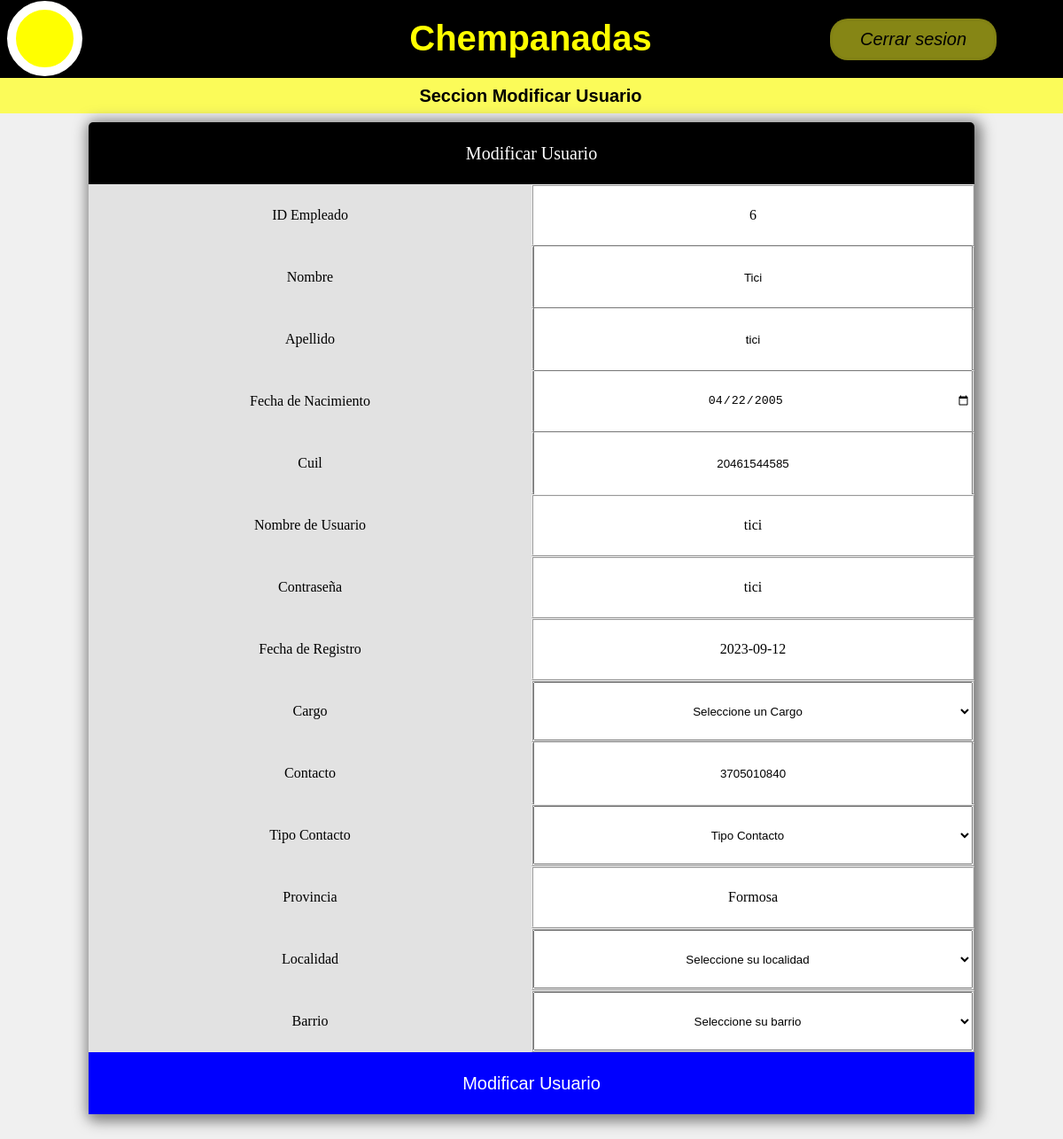
Page /vistas/actualizar-usuario.php?id=9 (signed in) on the committed database.
### tables this page shows
CREATE TABLE `empleados` (
  `id_empleado` int(11) NOT NULL,
  `id_persona` int(11) NOT NULL,
  `id_cargo` int(11) NOT NULL,
  `id_contacto` int(11) NOT NULL,
  `id_direccion` int(11) NOT NULL,
  `cuil` varchar(15) NOT NULL,
  `id_usuario` int(11) NOT NULL
);

CREATE TABLE `personas` (
  `id_persona` int(11) NOT NULL,
  `nombre_per` varchar(50) NOT NULL,
  `apellido` varchar(50) NOT NULL,
  `fecha_nac` date NOT NULL
);

CREATE TABLE `usuarios` (
  `id_usuario` int(11) NOT NULL,
  `nombre` varchar(16) NOT NULL,
  `contraseña` varchar(32) NOT NULL,
  `f_registro` date NOT NULL
);

CREATE TABLE `contactos` (
  `id_contacto` int(11) NOT NULL,
  `id_persona` int(11) NOT NULL,
  `id_tipo_contacto` int(11) NOT NULL,
  `valor` varchar(50) NOT NULL
);

CREATE TABLE `provincias` (
  `id_provincia` int(11) NOT NULL,
  `descripcion` varchar(20) NOT NULL,
  `codigo_postal` varchar(11) NOT NULL
);

### vistas/actualizar-usuario.php (the view, shortened to what this page needs)
<!DOCTYPE html>
<html lang="en">
<head>
    <link rel="stylesheet" href="/chempa/config/estilo.css" type="text/css">
</head>
<body>
    <?php
    include("nav.php");
    ?>
    <div class="opciones">
        <div>Seccion Modificar Usuario</div>
    </div>
    <form method="post">
        <?php
        include("../php/actualizar-usuario.php");
        ?>
        <div class="contenedor-general contenedor-detalle-usuario">
            <div class="titulo-general titulo-detalle-usuario">Modificar Usuario</div>
            <?php
            $id = $_GET['id'];
            $usuarios = "SELECT e.id_empleado,
        -- datos de la tabla persona
        e.id_persona, nombre_per, apellido, fecha_nac,
        -- datos de la tabla cargos
        e.id_cargo, c.descripcion,
        -- datos de la tabla contactos
        e.id_contacto, con.valor,
        con.id_tipo_contacto, tc.descripcion AS tipoContacto,
        -- datos de la tabla direccion
        e.id_direccion,
        d.id_barrio, b.nombre AS barrio,
        d.id_localidad, l.descripcion AS localidad, l.codigo_telefonico,
        d.id_provincia, prov.descripcion AS provincia, prov.codigo_postal,
        d.id_tipo_direccion, td.descripcion AS tipoDireccion,
        cuil,
        -- datos de la tabla usuarios
        e.id_usuario, u.nombre AS nombreUsuario, u.contraseña, u.f_registro
         FROM empleados e
         INNER JOIN personas p ON p.id_persona=e.id_persona
         INNER JOIN cargos c ON c.id_cargo=e.id_cargo
         INNER JOIN contactos con ON con.id_contacto = e.id_contacto
         INNER JOIN direcciones d ON d.id_direccion = e.id_direccion
         INNER JOIN usuarios u ON u.id_usuario = e.id_usuario
         INNER JOIN tipo_contactos tc ON tc.id_tipo_contacto = con.id_tipo_contacto
         INNER JOIN tipo_direcciones td ON td.id_tipo_direccion = d.id_tipo_direccion
         INNER JOIN barrios b ON b.id_barrio = d.id_barrio
         INNER JOIN localidades l ON l.id_localidad = d.id_localidad
         INNER JOIN provincias prov ON prov.id_provincia = d.id_provincia
          WHERE e.id_usuario='$id' ";
            $resultado = mysqli_query($conn, $usuarios);
            while ($row = mysqli_fetch_assoc($resultado)) { ?>
                <div class="header-general">ID Empleado</div>
                <div class="item-tabla">
                    <?php echo $row['id_empleado'] ?>
                </div>
                <div class="header-general">Nombre</div>
                <div class="item-tabla">
                    <input style="width:100%;height:100%;text-align:center;" type="text" name="nombre-persona"
                        value="<?php echo $row['nombre_per'] ?>">
                </div>
                <div class="header-general">Apellido</div>
                <div class="item-tabla">
                    <input style="width:100%;height:100%;text-align:center;" type="text" name="apellido-persona"
                        value="<?php echo $row['apellido'] ?>">
                </div>
                <div class="header-general">Fecha de Nacimiento</div>
                <div class="item-tabla">
                    <input style="width:100%;height:100%;text-align:center;" type="date" name="fecha-nacimiento"
                        value="<?php echo $row['fecha_nac'] ?>">
                </div>
                <div class="header-general">Cuil</div>
                <div class="item-tabla">
                    <input style="width:100%;height:100%;text-align:center;" type="text" name="cuil"
                        value="<?php echo $row['cuil'] ?>">
                </div>
                <div class="header-general">Nombre de Usuario</div>
                <div class="item-tabla">
                    <?php echo $row['nombreUsuario'] ?>
                </div>
                <div class="header-general">Contraseña</div>
                <div class="item-tabla">
                    <?php echo $row['contraseña'] ?>
                </div>
                <div class="header-general">Fecha de Registro</div>
                <div class="item-tabla">
                    <?php echo $row['f_registro'] ?>
                </div>
                <div class="header-general">Cargo</div>
                <div class="item-tabla">
                    <select class="" style="width:100%;height:100%;text-align:center;" name="cargo" required>
                        <option value="" disabled selected>Seleccione un Cargo</option>
                    </select>
                </div>
                <div class="header-general">Contacto</div>
                <div class="item-tabla">
                    <input style="width:100%;height:100%;text-align:center;" type="text" name="contacto"
                        value="<?php echo $row['valor'] ?>">
                </div>
                <div class="header-general">Tipo Contacto</div>
                <div class="item-tabla">
                    <select class="" style="width:100%;height:100%;text-align:center;" name="tipo-contacto" required>
                        <option value="" disabled selected>Tipo Contacto</option>
                    </select>
                </div>
                <div class="header-general">Provincia</div>
                <div class="item-tabla">
                    <?php echo $row['provincia'] ?>
                </div>
                <div class="header-general">Localidad</div>
                <div class="item-tabla">
                    <select class="" style="width:100%;height:100%;text-align:center;" name="localidad" required>
                        <option value="" disabled selected>Seleccione su localidad</option>
                    </select>
                </div>
                <div class="header-general">Barrio</div>
                <div class="item-tabla">
                    <select class="" style="width:100%;height:100%;text-align:center;" name="barrio" required>
                        <option value="" disabled selected>Seleccione su barrio</option>
                    </select>
                </div>
                <input class="titulo-detalle-usuario"
                    style="background:blue; color:white; border:none; font-size:20px; cursor: pointer;" type="submit"
                    name="enviar" value="Modificar Usuario">
            <?php } ?>
        </div>
    </form>
    <br>
</body>
</html>

### config/estilo.css (style rules this page uses)
body { background-color: #f0f0f0; }
.opciones { background-color: rgba(255, 255, 47, 0.775); height: 40px; padding-left: 9px; padding-right: 9px; margin-left: -10px; width: 100%; justify-content: space-evenly; color: rgb(0, 0, 0); display: flex; align-items: center; font-weight: bolder; font-size: 20px; font-family: 'Franklin Gothic Medium', 'Arial Narrow', Arial, sans-serif; }
.contenedor-general { background-color: #fff; display: grid; box-shadow: 3px 3px 15px 5px rgb(125, 125, 125); border-radius: 5px; }
.titulo-general { background-color: black; color: white; display: flex; justify-content: center; align-items: center; font-size: 20px; border-radius: 5px 5px 0px 0px; }
.header-general { background-color: #e2e2e2; }
.titulo-general, .header-general, .item-tabla { display: flex; justify-content: center; align-items: center; }
.item-tabla { border: 2px ridge; }
.contenedor-general.contenedor-detalle-usuario { width: 1000px; grid-template-columns: repeat(2, 1fr); grid-auto-rows: 70px; margin: 10px auto; }
.titulo-general.titulo-detalle-usuario { grid-column-start: 1; grid-column-end: 3; }
.titulo-detalle-usuario { grid-column-start: 1; grid-column-end: 3; }

### rows in the picture
empleados: id_empleado "6", nombre-persona "Tici", apellido-persona "tici", fecha-nacimiento "04/22/2005", cuil "20461544585", id_usuario.nombre "tici", id_usuario.contraseña "tici", id_usuario.f_registro "2023-09-12", contacto "3705010840", provincias.descripcion "Formosa"
